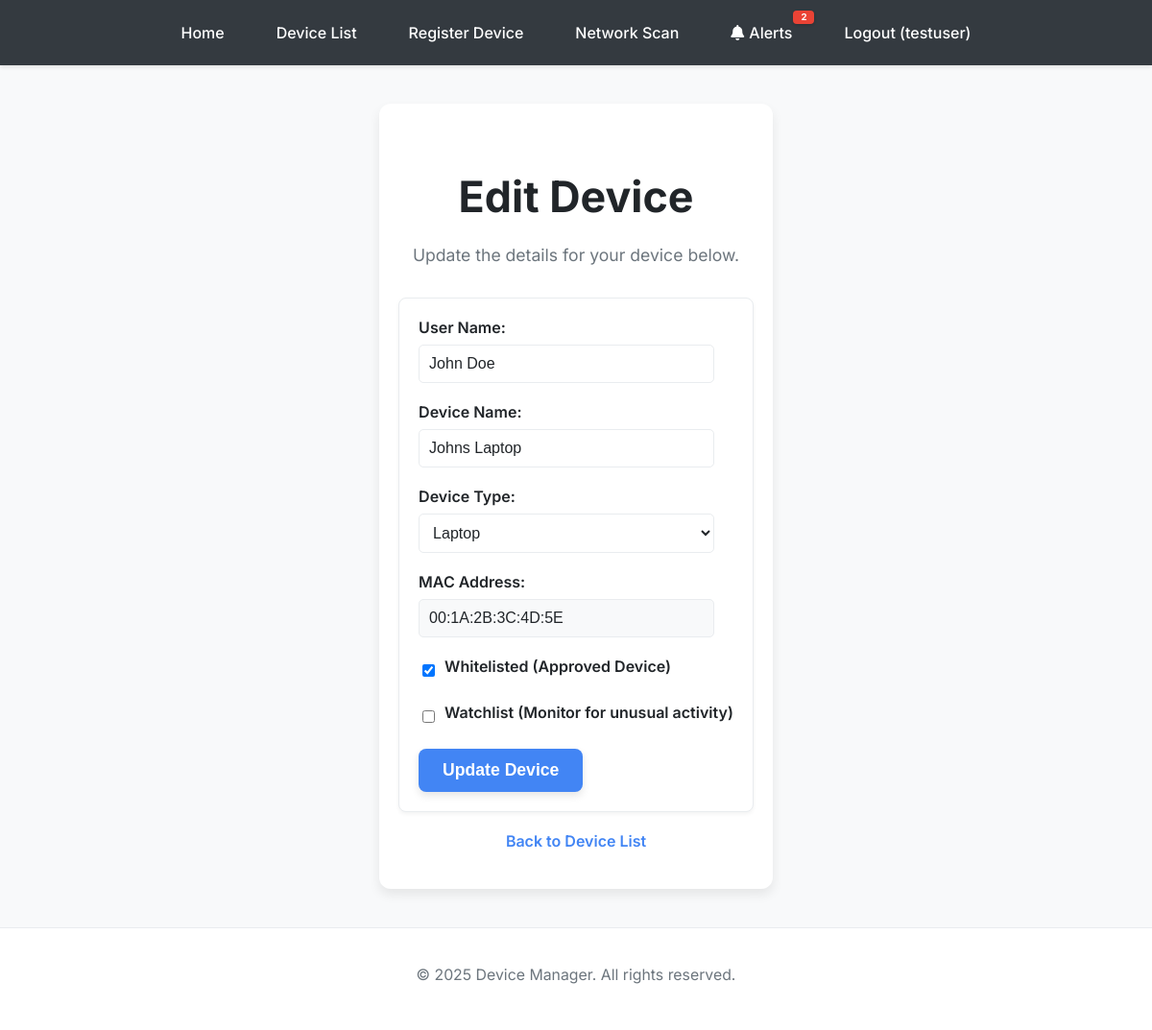
The app's page /edit_device/1 (signed in) with its own data.
### app.py (models this page shows, shortened)
class User(UserMixin, db.Model):
    id = db.Column(db.Integer, primary_key=True)
    username = db.Column(db.String(80), unique=True, nullable=False)
    password_hash = db.Column(db.String(128), nullable=False)
    devices = db.relationship('Device', backref='owner', lazy=True)
    alerts = db.relationship('Alert', backref='recipient', lazy=True)

class Device(db.Model):
    id = db.Column(db.Integer, primary_key=True)
    user_id = db.Column(db.Integer, db.ForeignKey('user.id'), nullable=False)
    user_name = db.Column(db.String(100), nullable=False)
    device_name = db.Column(db.String(100), nullable=False)
    mac_address = db.Column(db.String(17), unique=True, nullable=True)
    is_whitelisted = db.Column(db.Boolean, default=False)
    is_watchlist = db.Column(db.Boolean, default=False)
    device_type = db.Column(db.String(50), nullable=True)
    last_seen = db.Column(db.DateTime, nullable=True)
    status = db.Column(db.String(20), default='Offline')

### app.py (the view, shortened to what this page needs)
@app.route('/edit_device/<int:device_id>', methods=['GET', 'POST'])
@login_required
def edit_device(device_id):
    device = Device.query.filter_by(id=device_id, user_id=current_user.id).first_or_404()
    return render_template('edit_device.html', device=device)

### app.py (called while the page is built)
@login_manager.user_loader
def load_user(user_id):
    return User.query.get(int(user_id))

@app.context_processor
def inject_unread_alerts_count():
    if current_user.is_authenticated:
        unread_count = Alert.query.filter_by(user_id=current_user.id, is_read=False).count()
        return dict(unread_alerts_count=unread_count)
    return dict(unread_alerts_count=0)

### templates/edit_device.html (shortened to what this page needs)
<!DOCTYPE html>
<html>
<head>
</head>
<body>
    {% include 'base_navbar.html' %}
    <div class="container">
        <h1>Edit Device</h1>
        <p>Update the details for your device below.</p>
        <form action="{{ url_for('edit_device', device_id=device.id) }}" method="post">
            <label for="user_name">User Name:</label>
            <input type="text" id="user_name" name="user_name" value="{{ device.user_name }}" required>
            <label for="device_name">Device Name:</label>
            <input type="text" id="device_name" name="device_name" value="{{ device.device_name }}" required>
            <label for="device_type">Device Type:</label>
            <select id="device_type" name="device_type" required>
                <option value="Laptop" {% if device.device_type == 'Laptop' %}selected{% endif %}>Laptop</option>
            </select>
            <label for="mac_address">MAC Address:</label>
            <input type="text" id="mac_address" name="mac_address" value="{{ device.mac_address }}" readonly>
            <div class="checkbox-group">
                <input type="checkbox" id="is_whitelisted" name="is_whitelisted" {% if device.is_whitelisted %}checked{% endif %}>
                <label for="is_whitelisted">Whitelisted (Approved Device)</label>
            </div>
            <div class="checkbox-group">
                <input type="checkbox" id="is_watchlist" name="is_watchlist" {% if device.is_watchlist %}checked{% endif %}>
                <label for="is_watchlist">Watchlist (Monitor for unusual activity)</label>
            </div>
            <button type="submit">Update Device</button>
        </form>
        <a href="{{ url_for('device_list_page') }}" class="back-link">Back to Device List</a>
    </div>
    <footer>
        <p>&copy; 2025 Device Manager. All rights reserved.</p>
    </footer>
</body>
</html>

### templates/base_navbar.html (shortened to what this page needs)
<!DOCTYPE html>
<html lang="en">
<head>
    <link rel="stylesheet" href="https://cdnjs.cloudflare.com/ajax/libs/font-awesome/6.0.0-beta3/css/all.min.css">
</head>
<body>
    <nav>
        <ul>
            <li><a href="{{ url_for('index') }}">Home</a></li>
            {% if current_user.is_authenticated %}
                <li><a href="{{ url_for('device_list_page', next=request.endpoint) }}">Device List</a></li>
                <li><a href="{{ url_for('register', next=request.endpoint) }}">Register Device</a></li>
                <li><a href="{{ url_for('network_scan_page', next=request.endpoint) }}">Network Scan</a></li>
                <li>
                    <a href="{{ url_for('alerts_page', next=request.endpoint) }}" class="alerts-link">
                        <i class="fas fa-bell"></i> Alerts
                        {% if unread_alerts_count > 0 %}
                            <span class="alert-badge">{{ unread_alerts_count }}</span>
                        {% endif %}
                    </a>
                </li>
                <li><a href="{{ url_for('logout') }}">Logout ({{ current_user.username }})</a></li>
            {% else %}
                <li><a href="{{ url_for('login') }}">Login</a></li>
                <li><a href="{{ url_for('register_user') }}">Register</a></li>
            {% endif %}
        </ul>
    </nav>
</body>
</html>

### templates/edit_device.html (style rules this page uses)
:root { --primary-blue: #4285F4; --darker-blue: #3367D6; --secondary-green: #34A853; --warning-red: #EA4335; --light-background: #F8F9FA; --white-background: #FFFFFF; --dark-text: #212529; --medium-text: #6C757D; --navbar-bg: #343A40; --border-light: #E9ECEF; --success-bg: #D4EDDA; --success-text: #155724; --error-bg: #F8D7DA; --error-text: #721C24; --info-bg: #D1ECF1; --info-text: #0C5460; }
body { font-family: 'Inter', sans-serif; margin: 0; background-color: var(--light-background); display: flex; flex-direction: column; min-height: 100vh; color: var(--dark-text); -webkit-font-smoothing: antialiased; -moz-osx-font-smoothing: grayscale; }
.container { padding: 40px 20px; max-width: 700px; margin: 40px auto; background-color: var(--white-background); border-radius: 12px; box-shadow: 0 6px 12px rgba(0, 0, 0, 0.08); text-align: center; flex-grow: 1; }
h1 { color: var(--dark-text); font-size: 2.8em; margin-bottom: 20px; font-weight: 700; }
p { color: var(--medium-text); font-size: 1.1em; line-height: 1.6; margin-bottom: 25px; font-weight: 400; }
nav { background-color: var(--navbar-bg); padding: 1em 0; margin-bottom: 0; box-shadow: 0 2px 4px rgba(0, 0, 0, 0.1); }
nav ul { list-style-type: none; margin: 0; padding: 0; display: flex; justify-content: center; }
nav ul li { margin: 0 15px; }
nav ul li a { color: var(--white-background); text-decoration: none; font-weight: 500; padding: 8px 12px; border-radius: 6px; transition: background-color 0.3s ease, color 0.3s ease; }
form { text-align: left; padding: 20px; border: 1px solid var(--border-light); border-radius: 8px; background-color: var(--white-background); box-shadow: 0 2px 4px rgba(0, 0, 0, 0.05); margin-top: 30px; }
label { display: block; margin-bottom: 8px; font-weight: 600; color: var(--dark-text); }
input[type="text"], select { width: calc(100% - 20px); padding: 10px; margin-bottom: 20px; border: 1px solid var(--border-light); border-radius: 5px; font-size: 1em; box-sizing: border-box; color: var(--dark-text); background-color: var(--white-background); font-weight: 400; }
input[type="text"][readonly] { background-color: var(--light-background); cursor: not-allowed; }
.checkbox-group { display: flex; align-items: center; margin-bottom: 20px; }
.checkbox-group input[type="checkbox"] { margin-right: 10px; width: auto; }
button[type="submit"] { background-color: var(--primary-blue); color: var(--white-background); padding: 12px 25px; border: none; border-radius: 8px; font-weight: 600; font-size: 1.1em; cursor: pointer; transition: background-color 0.3s ease, transform 0.2s ease, box-shadow 0.2s ease; box-shadow: 0 4px 8px rgba(0, 0, 0, 0.1); }
.back-link { display: block; margin-top: 20px; color: var(--primary-blue); text-decoration: none; font-weight: 600; transition: color 0.2s ease; }
footer { margin-top: auto; padding: 20px; text-align: center; color: var(--medium-text); font-size: 0.9em; background-color: var(--white-background); border-top: 1px solid var(--border-light); font-weight: 400; }

### templates/base_navbar.html (style rules this page uses)
:root { --primary-blue: #4285F4; --darker-blue: #3367D6; --white-background: #FFFFFF; --navbar-bg: #343A40; --dark-text: #212529; --warning-red: #EA4335; }
body { margin: 0; font-family: 'Inter', sans-serif; }
nav { background-color: var(--navbar-bg); padding: 1em 0; margin-bottom: 0; box-shadow: 0 2px 4px rgba(0, 0, 0, 0.1); }
nav ul { list-style-type: none; margin: 0; padding: 0; display: flex; justify-content: center; align-items: center; }
nav ul li { margin: 0 15px; position: relative; }
nav ul li a { color: var(--white-background); text-decoration: none; font-weight: 500; padding: 8px 12px; border-radius: 6px; transition: background-color 0.3s ease, color 0.3s ease; display: flex; align-items: center; gap: 5px; }
nav ul li a.alerts-link { position: relative; }
.alert-badge { position: absolute; top: 2px; right: 0px; background-color: var(--warning-red); color: white; border-radius: 4px; padding: 0px 4px; font-size: 0.6em; font-weight: 700; min-width: 14px; min-height: 14px; display: flex; justify-content: center; align-items: center; line-height: 1; box-shadow: 0 1px 3px rgba(0, 0, 0, 0.2); z-index: 10; transform: translate(50%, -50%); }

### records on screen
User: username "testuser"
Device: user_name "John Doe", device_name "Johns Laptop", device_type "Laptop", mac_address "00:1A:2B:3C:4D:5E", is_whitelisted "☑"

### other values on screen
{{ unread_alerts_count }} "2"
